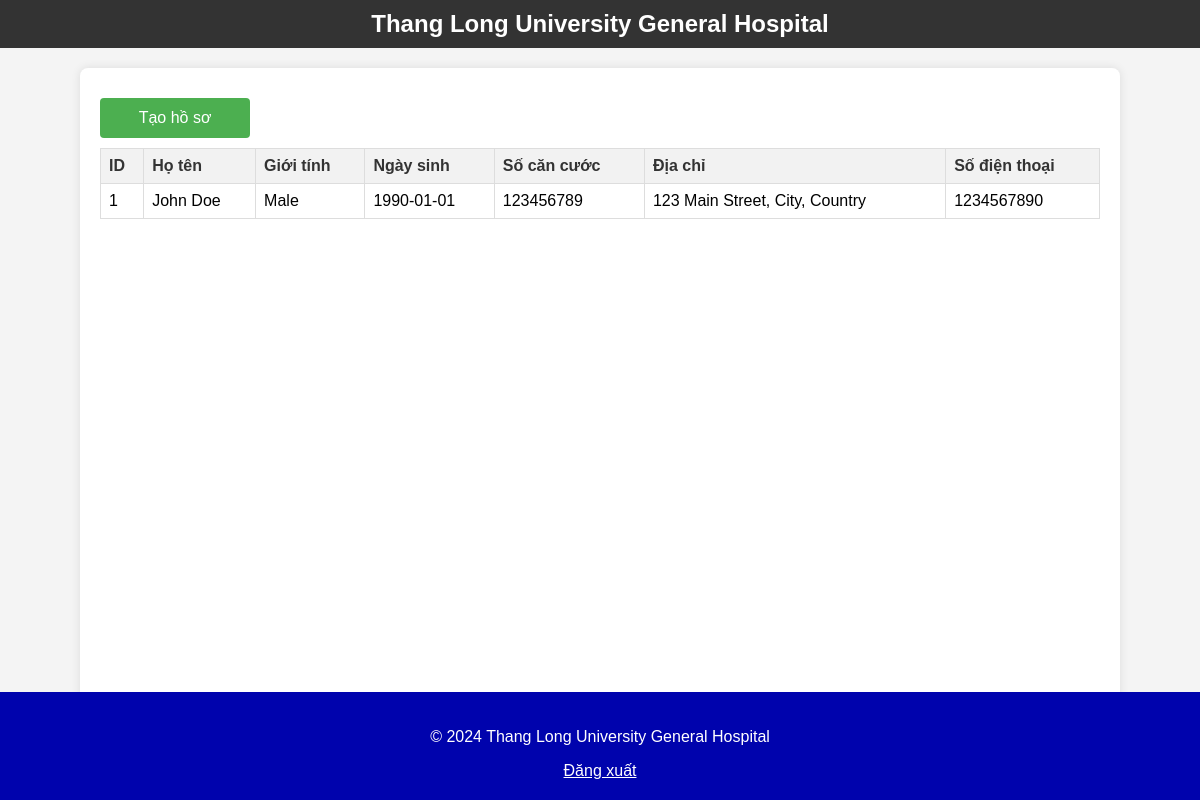
Page /staff.php on the committed database.
### tables this page shows
CREATE TABLE patients (
    patient_id INT AUTO_INCREMENT PRIMARY KEY,
    patient_name VARCHAR(100) NOT NULL,
    patient_gender ENUM('Male', 'Female', 'Other') NOT NULL,
    patient_dob DATE NOT NULL,
    patient_citizenship_id VARCHAR(20) NOT NULL,
    patient_address TEXT NOT NULL,
    patient_phone VARCHAR(20) NOT NULL,
    create_date TIMESTAMP DEFAULT CURRENT_TIMESTAMP
);

### staff.php (the view, shortened to what this page needs)
<?php
$conn = connectDB();
$stmt = $conn->query("SELECT * FROM patients");
$patients = $stmt->fetchAll(PDO::FETCH_ASSOC);
?>
<!DOCTYPE html>
<html lang="en">
<head>
    <link rel="stylesheet" href="style.css">
</head>
<body>
    <header>
        <h2>Thang Long University General Hospital</h2>
    </header>
    <main>
        <div style="display: flex;gap: 10px;align-items: center;margin: 10px auto;">
            <button id="new-patient-btn">Tạo hồ sơ</button>
        </div>
        <div id="patient-list">
            <table class="patient-list">
                <thead>
                    <tr>
                        <th>ID</th>
                        <th>Họ tên</th>
                        <th>Giới tính</th>
                        <th>Ngày sinh</th>
                        <th>Số căn cước</th>
                        <th>Địa chỉ</th>
                        <th>Số điện thoại</th>
                    </tr>
                </thead>
                <tbody>
                <?php foreach ($patients as $patient): ?>
                    <tr>
                        <td><?php echo $patient['patient_id']; ?></td>
                        <td><?php echo $patient['patient_name']; ?></td>
                        <td><?php echo $patient['patient_gender']; ?></td>
                        <td><?php echo $patient['patient_dob']; ?></td>
                        <td><?php echo $patient['patient_citizenship_id']; ?></td>
                        <td><?php echo $patient['patient_address']; ?></td>
                        <td><?php echo $patient['patient_phone']; ?></td>
                    </tr>
                    <?php endforeach; ?>
                </tbody>
            </table>
        </div>
    </main>
    <footer>
        <p>&copy; 2024 Thang Long University General Hospital</p>
        <a style="color: white;" href="./">Đăng xuất</a>
    </footer>
</body>
</html>

### style.css (style rules this page uses)
body { font-family: Arial, sans-serif; background-color: #f4f4f4; margin: 0; padding: 0; }
header { background-color: #333; color: #fff; padding: 10px 0; text-align: center; }
header h2 { margin: 0; }
main { padding: 20px; height: 80vh; overflow-y: auto; }
table { width: 100%; border-collapse: collapse; }
th, td { border: 1px solid #ddd; padding: 8px; text-align: left; }
th { background-color: #f2f2f2; color: #333; }
footer { text-align: center; padding: 20px 0; background-color: #0003AD; color: #fff; position: fixed; bottom: 0; width: 100%; }
main { max-width: calc(100% - 200px); margin: 20px auto; padding: 20px; background-color: #fff; border-radius: 8px; box-shadow: 0 0 10px rgba(0, 0, 0, 0.1); min-height: 50vh; }
button { background-color: #4caf50; color: #fff; border: none; padding: 10px 10px; font-size: 16px; border-radius: 4px; cursor: pointer; width: 150px; height: 40px; }

### rows in the picture
patients: patient_id "1", patient_name "John Doe", patient_gender "Male", patient_dob "1990-01-01", patient_citizenship "123456789", patient_address "123 Main Street, City, Country", patient_phone "1234567890"
